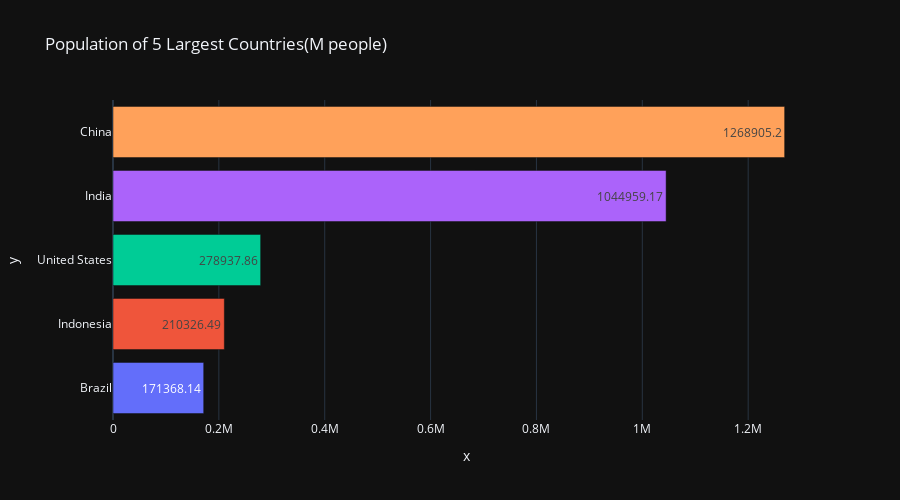

This figure's notebook cell:
### Code cell
pop_vals = more_populated.sort_values().round(2)
pop_colors = pop_vals.index
px.bar(x=pop_vals,y=pop_colors,color=pop_colors,height=500,template="plotly_dark", 
        title="Population of 5 Largest Countries(M people)",text=pop_vals).update_layout(showlegend=False)

### Figure 1 — Plotly figure (JSON) as saved in the notebook; plotly's stock layout.template omitted (floating-point values rounded to 4 significant figures)
{"data": [{"alignmentgroup": "True", "hovertemplate": "color=Brazil<br>x=%{x}<br>y=%{y}<br>text=%{text}<extra></extra>", "legendgroup": "Brazil", "marker": {"color": "#636efa", "pattern": {"shape": ""}}, "name": "Brazil", "offsetgroup": "Brazil", "orientation": "h", "showlegend": true, "text": [171400.0], "textposition": "auto", "type": "bar", "x": [171400.0], "xaxis": "x", "y": ["Brazil"], "yaxis": "y"}, {"alignmentgroup": "True", "hovertemplate": "color=Indonesia<br>x=%{x}<br>y=%{y}<br>text=%{text}<extra></extra>", "legendgroup": "Indonesia", "marker": {"color": "#EF553B", "pattern": {"shape": ""}}, "name": "Indonesia", "offsetgroup": "Indonesia", "orientation": "h", "showlegend": true, "text": [210300.0], "textposition": "auto", "type": "bar", "x": [210300.0], "xaxis": "x", "y": ["Indonesia"], "yaxis": "y"}, {"alignmentgroup": "True", "hovertemplate": "color=United States<br>x=%{x}<br>y=%{y}<br>text=%{text}<extra></extra>", "legendgroup": "United States", "marker": {"color": "#00cc96", "pattern": {"shape": ""}}, "name": "United States", "offsetgroup": "United States", "orientation": "h", "showlegend": true, "text": [278900.0], "textposition": "auto", "type": "bar", "x": [278900.0], "xaxis": "x", "y": ["United States"], "yaxis": "y"}, {"alignmentgroup": "True", "hovertemplate": "color=India<br>x=%{x}<br>y=%{y}<br>text=%{text}<extra></extra>", "legendgroup": "India", "marker": {"color": "#ab63fa", "pattern": {"shape": ""}}, "name": "India", "offsetgroup": "India", "orientation": "h", "showlegend": true, "text": [1045000.0], "textposition": "auto", "type": "bar", "x": [1045000.0], "xaxis": "x", "y": ["India"], "yaxis": "y"}, {"alignmentgroup": "True", "hovertemplate": "color=China<br>x=%{x}<br>y=%{y}<br>text=%{text}<extra></extra>", "legendgroup": "China", "marker": {"color": "#FFA15A", "pattern": {"shape": ""}}, "name": "China", "offsetgroup": "China", "orientation": "h", "showlegend": true, "text": [1269000.0], "textposition": "auto", "type": "bar", "x": [1269000.0], "xaxis": "x", "y": ["China"], "yaxis": "y"}], "layout": {"barmode": "relative", "height": 500, "legend": {"title": {"text": "color"}, "tracegroupgap": 0}, "showlegend": false, "title": {"text": "Population of 5 Largest Countries(M people)"}, "xaxis": {"anchor": "y", "domain": [0, 1], "title": {"text": "x"}}, "yaxis": {"anchor": "x", "domain": [0, 1], "title": {"text": "y"}}}}
